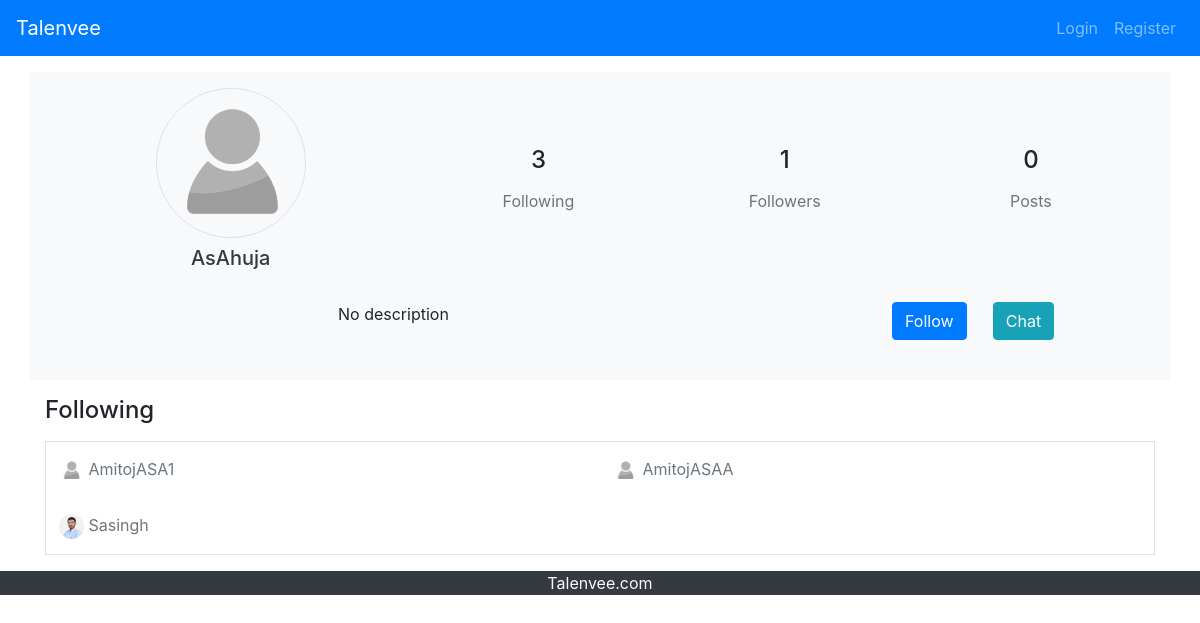
Page /showFollow.php?category=following&userName=AsAhuja on the committed database.
### tables this page shows
CREATE TABLE IF NOT EXISTS `userdetailstb` (
`id` int(11) NOT NULL,
  `username` varchar(500) NOT NULL,
  `firstName` varchar(100) NOT NULL,
  `lastName` varchar(100) NOT NULL,
  `emailAddress` varchar(100) NOT NULL,
  `contactNo1` varchar(15) NOT NULL,
  `country` varchar(10) NOT NULL DEFAULT 'India',
  `followers` varchar(10000) NOT NULL DEFAULT '[]',
  `following` varchar(10000) NOT NULL DEFAULT '[]',
  `posts` varchar(10000) NOT NULL DEFAULT '[]',
  `interests` varchar(10000) NOT NULL DEFAULT '[]',
  `profilepic` varchar(1000) NOT NULL DEFAULT 'no-image.jpg',
  `UserDesc` varchar(500) NOT NULL DEFAULT 'No Description'
);

### profile/showFollowing.php (the view, shortened to what this page needs)
<link rel="stylesheet" href="includes/css/profile.css">
<?php
    $userName=mysqli_real_escape_string($conn,$_GET['userName']);
    $query=mysqli_query($conn,"select * from userdetailstb where username='$userName'") or die(error_page());
    $ss=mysqli_fetch_assoc($query);
    $userId=$ss['id'];
?>
<div class="container my-3 mx-auto">
    <div class="row bg-light  text-center p-3" id="profile-header">
        <div class="col-sm-4" >
            <img id="profile-pic" src="profile/profile_pics/<?php echo $ss['profilepic'];?>" alt="" class="img-fluid rounded-circle border">
            <h5 class="my-2"><a id="profile-name" class="text-dark" href="profileshow.php?userName=<?php echo $ss['username'];?>"><?php echo $ss['username'];?></a></h5>
        </div>
        <div class="col-sm-8 my-auto">
            <div class="row">
                <div class="col-sm-4">
                    <h4>
                        <?php
                            $followingList=json_decode($ss['following']);
                            echo count($followingList);
                        ?>
                    </h4>
                    <a class="btn" href="showFollow.php?category=following&userName=<?php echo $userName;?>"><div class="text-secondary">Following</div>  </a>
                </div>
                <div class="col-sm-4">
                    <h4>
                        <?php
                            $followerList=json_decode($ss['followers']);
                            echo count($followerList);
                        ?>
                    </h4>
                    <a class="btn" href="showFollow.php?category=followers&userName=<?php echo $userName;?>"><div class="text-secondary">Followers</div></a>
                </div>
                <div class="col-sm-4">
                    <h4>
                        <?php
                            $postsList=json_decode($ss['posts']);
                            echo count($postsList);
                        ?>
                    </h4>
                    <span class="btn"><div class="text-secondary">Posts</div></span>
                </div>
            </div>
        </div>
        <div class="col-sm-12 my-3">
            <div class="row">
                <div class=" offset-sm-3 col-sm-6  text-justify my-2">
                    <?php echo $ss['UserDesc'];?>
                </div>
                <div class="col-sm-1 text-center my-2">
                    <?php
                        $lUserId=$_SESSION['userid'];
                        $que=mysqli_query($conn,"select following from userdetailstb where id='$lUserId'") or die(error_page());
                        $ss=mysqli_fetch_assoc($que)['following'];
                        $ar=json_decode($ss);
                        if(in_array($userId,$ar)){
                    ?>
                        <button class="btn btn-outline-secondary" id="follow-btn" onclick="followUser(<?php echo $userId;?>)">UnFollow</button>
                    <?php }else{?>
                        <button class="btn btn-primary" id="follow-btn" onclick="followUser(<?php echo $userId;?>)">Follow</button>
                    <?php } ?>
                </div>
                <div class="col-sm-1 mx-2 my-2 text-center"><a href="chat.php?user=<?php echo $userName;?>" class="btn btn-info">Chat</a></div>
            </div>
        </div>
    </div>
    <h4 class="my-3">Following</h4>
    <div class="row mx-auto my-3 border">
        <?php
            foreach($followingList as $user){
                $selectQuery="select * from userdetailstb where id=$user";
                $qu = mysqli_query($conn,$selectQuery) or die(error_page());
                $qpc=mysqli_fetch_assoc($qu);
        ?>
            <a class="btn col-sm-6 text-left my-2" href="profileshow.php?userName=<?php echo $qpc['username'];?>">
                <img class="img img-fluid rounded-circle" src="profile/profile_pics/<?php echo $qpc['profilepic'];?>" style="width:25px;height:25px;"> <span class="text-secondary"><?php echo $qpc['username']; ?></span>
            </a>
        <?php
            }
        ?>
    </div>
</div>

### includes/css/profile.css (style rules this page uses)
#profile-pic { width:150px; height:150px; }

### rows in the picture
userdetailstb: profilepic (placeholder picture), username "AsAhuja", following "3", followers "1", posts "0", UserDesc "No description"
userdetailstb: profilepic (placeholder picture), username "AmitojASA1"
userdetailstb: profilepic (placeholder picture), username "AmitojASAA"
userdetailstb: profilepic (picture), username "Sasingh"
